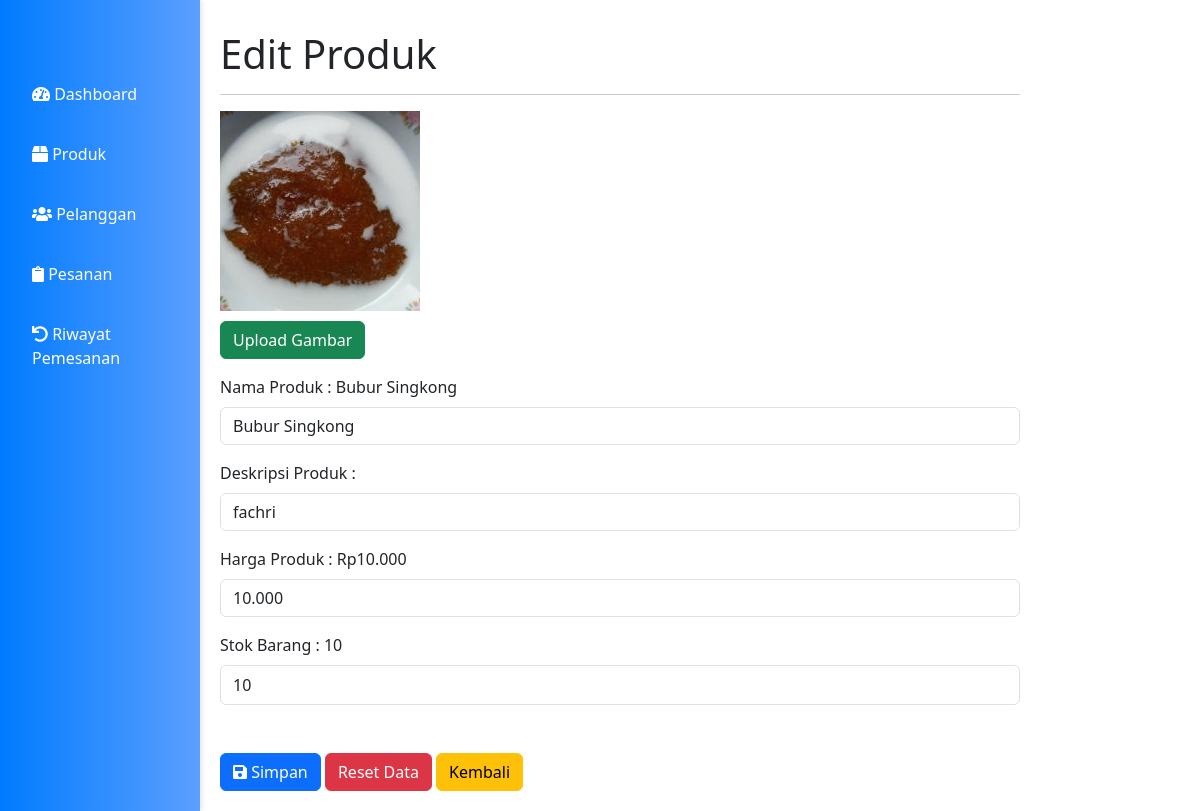
The page /admin/editproduk.php?item_id=1 (signed in) on the database as committed earlier.
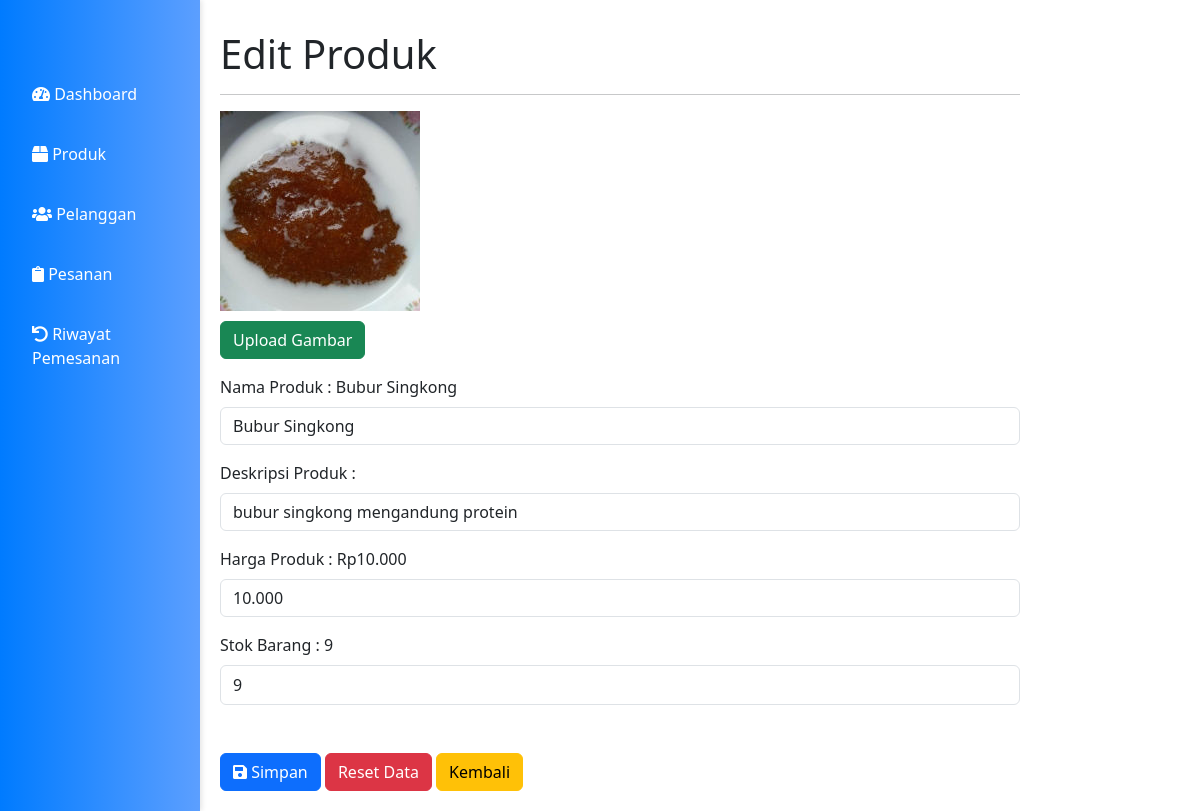
The same page on the database as committed later.
### tables this page shows
CREATE TABLE `items` (
  `item_id` int(11) NOT NULL,
  `item_name` varchar(225) NOT NULL,
  `stok` int(11) NOT NULL,
  `harga` decimal(6,3) NOT NULL,
  `item_image` varchar(100) DEFAULT NULL,
  `item_desc` text DEFAULT NULL,
  `aktif` tinyint(1) NOT NULL DEFAULT 1
);

### admin/editproduk.php (the view, shortened to what this page needs)
<?php
include "../koneksi/koneksi.php" ?>
<!DOCTYPE html>
<html lang="en">
<head>
  <link href="https://cdn.jsdelivr.net/npm/bootstrap@5.3.0/dist/css/bootstrap.min.css" rel="stylesheet">
  <link rel="stylesheet" href="https://cdnjs.cloudflare.com/ajax/libs/font-awesome/5.15.3/css/all.min.css">
</head>
<body>
  <div class="sidebar">
    <a href="dashboard.php"><i class="fas fa-tachometer-alt"></i> Dashboard</a>
    <a href="produk.php"><i class="fas fa-box"></i> Produk</a>
    <a href="pelanggan.php"><i class="fas fa-users"></i> Pelanggan</a>
    <a href="pesanan.php"><i class="fas fa-clipboard"></i> Pesanan</a>
    <a href="riwayatpemesanan.php"><i class="fas fa-undo"></i> Riwayat Pemesanan</a>
  </div>
  <div class="content">
    <div class="col-sm-9 col-sm-offset-3 col-md-10 col-md-offset-2 main">
      <h1 class="page-header">Edit Produk</h1>
      <hr>
      <section class="row">
        <div class="col-md-12">
          <div class="box box-danger">
            <?php
            $item_id = $_GET['item_id'];
            $query = $conn->query("SELECT * FROM items where item_id='$item_id'");
            while ($edit = $query->fetch(PDO::FETCH_ASSOC)) {
            ?>
              <form role="form" action="editprodukproses.php" method="post" enctype="multipart/form-data">
                <div class="box-body">
                  <div class="form-group">
                    <img src="../<?php echo $edit['item_image']; ?>" alt="Gambar Produk" width="200" height="200">
                  </div>
                  <a id="tombol-upload" class="btn btn-success" style="margin-top: 10px;">Upload Gambar</a>
                  <div class="form-group mt-3">
                    <label>Nama Produk : <?php echo $edit['item_name'] ?></label>
                    <input type="text" value="<?php echo $edit['item_name'] ?>" name="item_name"
                      class="form-control mt-2" placeholder="" required>
                  </div>
                  <div class="form-group mt-3">
                    <label>Deskripsi Produk :</label>
                    <input type="text" value="<?php echo $edit['item_desc'] ?>" name="item_desc"
                      class="form-control mt-2" placeholder="" required>
                  </div>
                  <div class="form-group mt-3">
                    <label>Harga Produk : Rp<?php echo $edit['harga'] ?></label>
                    <input type="text" value="<?php echo $edit['harga'] ?>" name="harga"
                      class="form-control mt-2" placeholder="" required>
                  </div>
                  <div class="form-group mt-3">
                    <label>Stok Barang : <?php echo $edit['stok'] ?></label>
                    <input type="number" value="<?php echo $edit['stok'] ?>" name="stok" style="height: 40px;"
                      class="form-control mt-2" placeholder="" required min="0" max="1000">
                  </div>
                  <div class="box mt-5">
                    <button type="submit" class="btn btn-primary"><i class="fas fa-save"></i> Simpan</button>
                    <button type="reset" class="btn btn-danger">Reset Data</button>
                    <a href="produk.php" class="btn btn-warning">Kembali</a>
                  </div>
                </div>
              </form>
            <?php
            }
            ?>
      </section>
    </div>
  </div>

Rows that differ between the two databases and show on the page:
changed items "Bubur Singkong": item_desc "fachri" → "bubur singkong mengandung protein"; stok "10" → "9"
